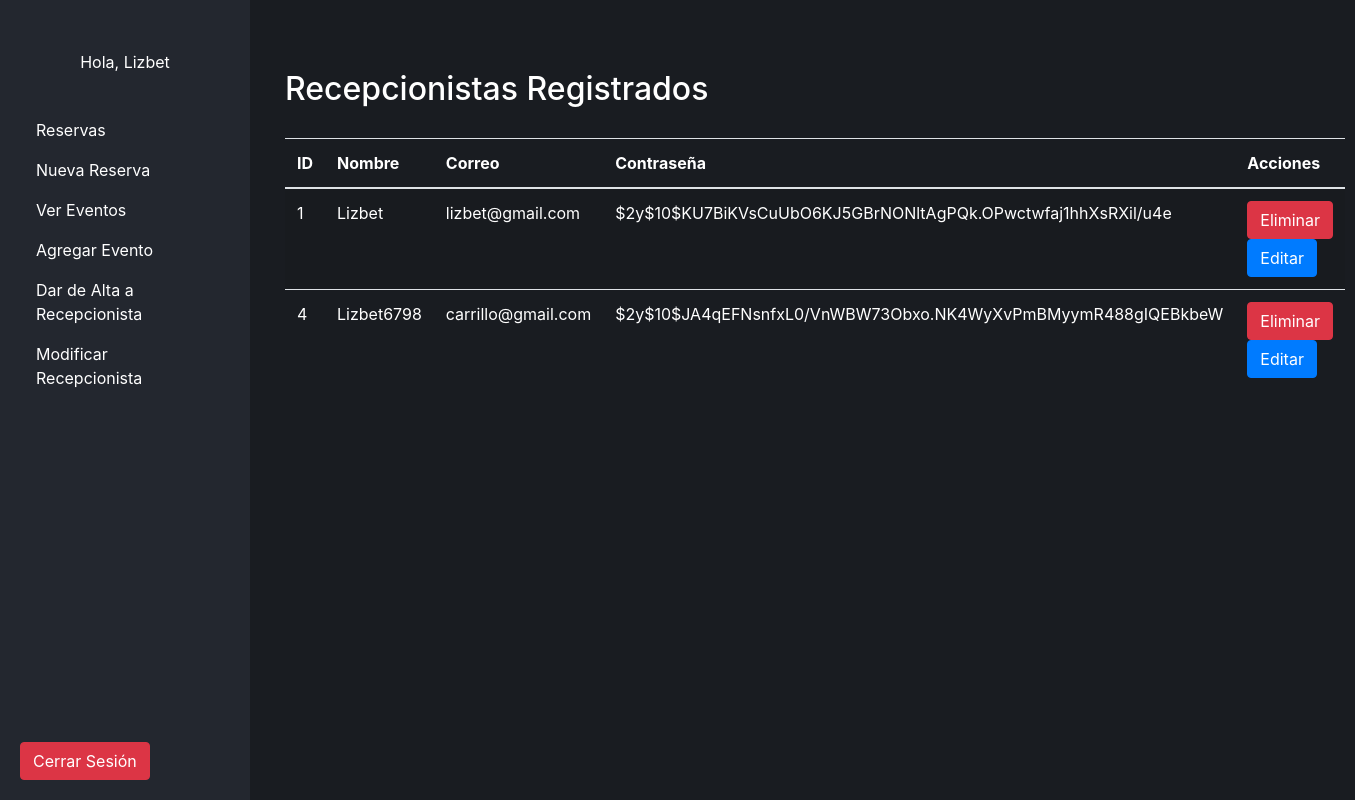
/usuarios/admin/admin.php?page=modificar-recepcionista (signed in), run on the app's committed database.
### tables this page shows
CREATE TABLE `usuarios` (
  `id` int NOT NULL,
  `nombre` varchar(100) DEFAULT NULL,
  `correo` varchar(100) DEFAULT NULL,
  `contrasena` varchar(255) DEFAULT NULL,
  `id_rol` int DEFAULT NULL
);

### usuarios/admin/modificar-recepcionista.php (the view, shortened to what this page needs)
<?php
include("../../database/conexion.php");
function obtenerRecepcionistas()
{
    global $conexion;
    try {
        $consulta = "SELECT * FROM usuarios WHERE id_rol = 1";
        $stmt = $conexion->query($consulta);
        $recepcionistas = $stmt->fetchAll(PDO::FETCH_ASSOC);
        return $recepcionistas;
    } catch (PDOException $e) {
        echo 'Error al obtener recepcionistas: ' . $e->getMessage() . ' en la línea ' . $e->getLine();
        return array();
    }
}
$recepcionistas = obtenerRecepcionistas();
?>
<!DOCTYPE html>
<html lang="es">
<head>
    <link href="https://maxcdn.bootstrapcdn.com/bootstrap/4.5.2/css/bootstrap.min.css" rel="stylesheet">
</head>
<body>
    <div class="container">
        <h2>Recepcionistas Registrados</h2>
        <table class="table table-striped">
            <thead>
                <tr>
                    <th>ID</th>
                    <th>Nombre</th>
                    <th>Correo</th>
                    <th>Contraseña</th>
                    <th>Acciones</th>
                </tr>
            </thead>
            <tbody>
                <?php foreach ($recepcionistas as $recepcionista) : ?>
                    <tr>
                        <td><?php echo $recepcionista['id']; ?></td>
                        <td><?php echo $recepcionista['nombre']; ?></td>
                        <td><?php echo $recepcionista['correo']; ?></td>
                        <td><?php echo $recepcionista['contrasena']; ?></td>
                        <td>
                            <form method="post" style="display: inline;">
                                <button type="submit" name="eliminar_recepcionista" class="btn btn-danger" onclick="return confirm('¿Estás seguro de eliminar este recepcionista?')">Eliminar</button>
                            </form>
                            <button type="button" class="btn btn-primary editar-recepcionista" data-toggle="modal" data-target="#editarRecepcionistaModal" data-id="<?php echo $recepcionista['id']; ?>" data-nombre="<?php echo $recepcionista['nombre']; ?>" data-correo="<?php echo $recepcionista['correo']; ?>" data-contrasena="<?php echo $recepcionista['contrasena']; ?>">Editar</button>
                        </td>
                    </tr>
                <?php endforeach; ?>
            </tbody>
        </table>
    </div>
</body>
</html>

### usuarios/admin/admin.php (style rules this page uses)
body { font-family: Arial, sans-serif; margin: 0; background-color: #454D55; }

### usuarios/admin/modificar-recepcionista.php (style rules this page uses)
.container { margin-top: 50px; }
body { background-color: #191C21; }
h2 { margin-bottom: 30px; color: #fff; }
.btn { color: #fff !important; }
table td, table th { color: #fff; }

### data on the page
usuarios: id "1", nombre "Lizbet", correo "lizbet@gmail.com", contrasena "$2y$10$KU7BiKVsCuUbO6KJ5GBrNONltAgPQk.OPwctwfaj1hhXsRXil/u4e"
usuarios: id "4", nombre "Lizbet6798", correo "carrillo@gmail.com", contrasena "$2y$10$JA4qEFNsnfxL0/VnWBW73Obxo.NK4WyXvPmBMyymR488gIQEBkbeW"

### other printed values
$_SESSION['usuario'] "Lizbet"
